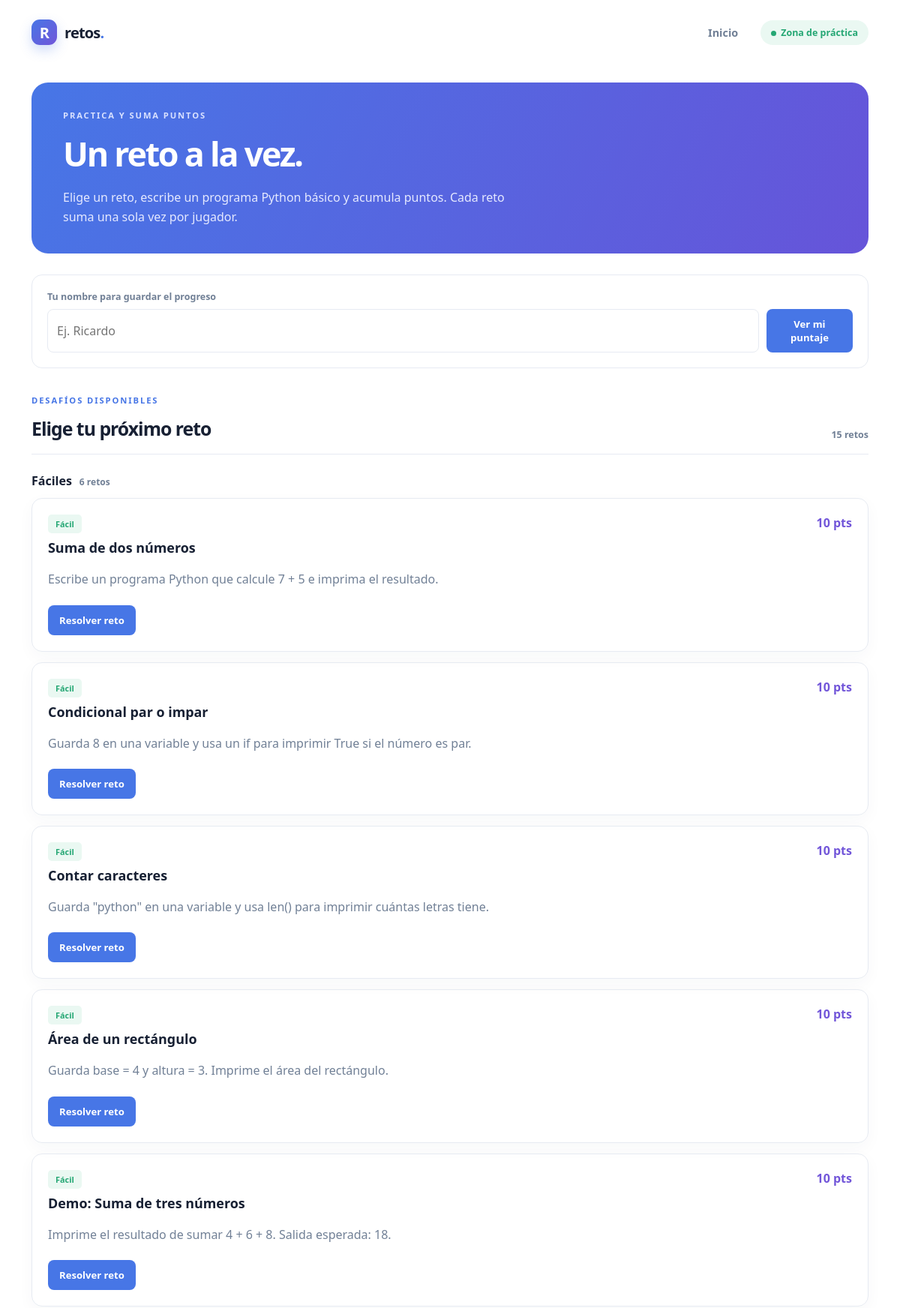
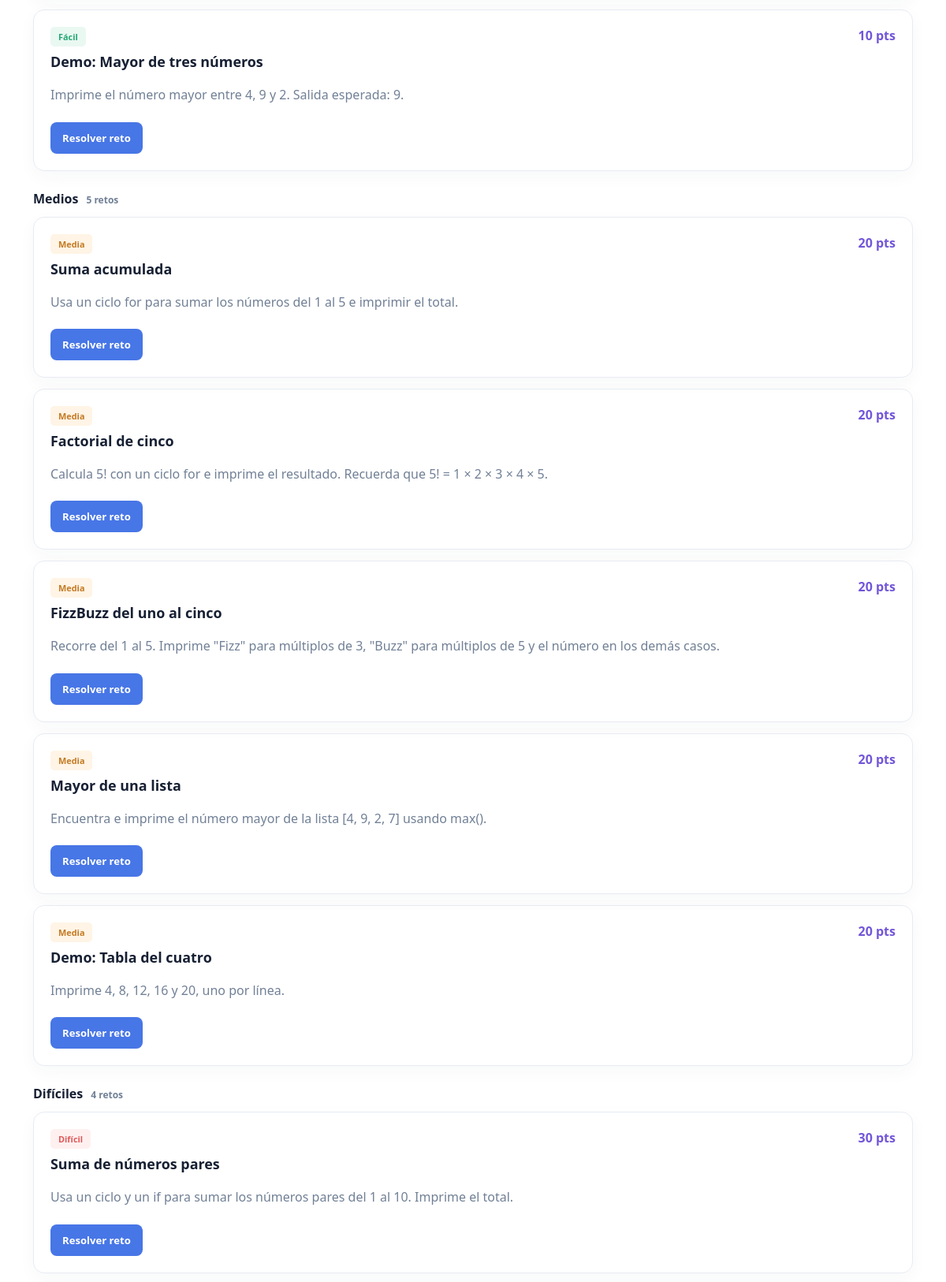
Screenshot of /jugar/ (upper part) with the database file from the repository (2 pictures, top to bottom).
### retos/models.py (models this page shows, shortened)
class Reto(models.Model):
    DIFICULTAD_CHOICES = [
        ('FACIL', 'Fácil'),
        ('MEDIA', 'Media'),
        ('DIFICIL', 'Difícil'),
    ]
    titulo = models.CharField(max_length=150)
    descripcion = models.TextField()
    dificultad = models.CharField(max_length=10, choices=DIFICULTAD_CHOICES, default='FACIL')
    puntos = models.PositiveIntegerField(default=10)
    activo = models.BooleanField(default=True)
    fecha_creacion = models.DateTimeField(auto_now_add=True)
    categoria = models.ForeignKey(Categoria, on_delete=models.CASCADE, related_name='retos')
    respuesta_correcta = models.CharField(max_length=255, blank=True, default='')

### retos/views.py (the view)
# urls.py: path("jugar/", jugar, name="jugar"),
def jugar(request):
    usuario = " ".join(request.GET.get("usuario", "").strip().split())[:80]
    retos = Reto.objects.filter(activo=True).select_related("categoria").order_by("id")
    completados = set()
    puntos_usuario = 0
    if usuario:
        resoluciones = RetoResuelto.objects.filter(usuario=usuario.casefold())
        completados = set(resoluciones.values_list("reto_id", flat=True))
        puntos_usuario = resoluciones.aggregate(total=Sum("puntos_obtenidos"))["total"] or 0
    contexto = {
        "retos_por_dificultad": [
            {
                "nombre": nombre,
                "retos": retos.filter(dificultad=codigo),
            }
            for codigo, nombre in [
                ("FACIL", "Fáciles"),
                ("MEDIA", "Medios"),
                ("DIFICIL", "Difíciles"),
            ]
        ],
        "total_retos": retos.count(),
        "usuario": usuario,
        "retos_completados": completados,
        "puntos_usuario": puntos_usuario,
        "registro_participantes": obtener_registro_participantes(),
    }
    return render(request, "retos/jugar.html", contexto)

### retos/templates/retos/jugar.html (shortened to what this page needs)
{% load static %}
<!DOCTYPE html>
<html lang="es">
<head>
    <link rel="stylesheet" href="{% static 'retos/css/style.css' %}">
</head>
<body>
    <header class="site-header">
        <a class="brand" href="/" aria-label="Ir al inicio">
            <span class="brand-mark">R</span>
            <span>retos<span class="brand-dot">.</span></span>
        </a>
        <nav class="top-nav" aria-label="Navegación principal">
            <a class="nav-link" href="/">Inicio</a>
            <span class="status-badge"><span class="status-dot"></span>Zona de práctica</span>
        </nav>
    </header>
    <main class="page-shell play-shell">
        <section class="play-hero">
            <p class="eyebrow">PRACTICA Y SUMA PUNTOS</p>
            <h1>Un reto a la vez.</h1>
            <p>Elige un reto, escribe un programa Python básico y acumula puntos. Cada reto suma una sola vez por jugador.</p>
        </section>
        <section class="player-summary">
            <form class="player-form" method="get" action="{% url 'jugar' %}">
                <label for="player-name">Tu nombre para guardar el progreso</label>
                <div class="player-form-row">
                    <input id="player-name" type="text" name="usuario" maxlength="80" value="{{ usuario }}" placeholder="Ej. Ricardo" autocomplete="nickname">
                    <button class="play-button" type="submit">Ver mi puntaje</button>
                </div>
            </form>
        </section>
        <section class="play-layout">
            <div class="play-challenges">
                <div class="section-heading">
                    <div>
                        <p class="eyebrow">DESAFÍOS DISPONIBLES</p>
                        <h2>Elige tu próximo reto</h2>
                    </div>
                    <span class="section-count">{{ total_retos }} retos</span>
                </div>
                {% for grupo in retos_por_dificultad %}
                    <section class="difficulty-group">
                        <h3 class="difficulty-heading">{{ grupo.nombre }} <span>{{ grupo.retos|length }} retos</span></h3>
                        {% for reto in grupo.retos %}
                            <article class="play-card">
                                <div class="play-card-heading">
                                    <div>
                                        <span class="badge badge-{{ reto.get_dificultad_display }}">{{ reto.get_dificultad_display }}</span>
                                        <h3>{{ reto.titulo }}</h3>
                                    </div>
                                    <span class="play-points">{{ reto.puntos }} pts</span>
                                </div>
                                <p class="play-prompt">{{ reto.descripcion|linebreaksbr }}</p>
                                <a class="play-button play-link" href="{% url 'detalle_reto' reto.id %}{% if usuario %}?usuario={{ usuario|urlencode }}{% endif %}">
                                    {% if reto.id in retos_completados %}Ver reto{% else %}Resolver reto{% endif %}
                                </a>
                            </article>
                        {% empty %}
                            <p class="empty-state">Todavía no hay retos de esta dificultad.</p>
                        {% endfor %}
                    </section>
                {% empty %}
                    <p class="empty-state">Todavía no hay retos activos. Vuelve pronto.</p>
                {% endfor %}
            </div>
        </section>
    </main>
</body>
</html>

### retos/static/retos/css/style.css (style rules this page uses)
:root { --ink: #172033; --muted: #718096; --soft: #f6f8fc; --line: #e7ebf2; --blue: #4776e6; --purple: #7256d9; --orange: #ed8a4b; --green: #25a774; }
* { box-sizing: border-box; }
html { scroll-behavior: smooth; }
body { font-family: "Segoe UI", Arial, sans-serif; background: #fff; color: var(--ink); margin: 0; min-height: 100vh; display: flex; flex-direction: column; }
.site-header { width: 100%; max-width: 1180px; margin: 0 auto; padding: 26px 32px; display: flex; align-items: center; justify-content: space-between; }
.brand { color: var(--ink); display: flex; align-items: center; gap: 10px; font-size: 1.25rem; font-weight: 800; text-decoration: none; letter-spacing: -0.04em; }
.brand-mark { width: 34px; height: 34px; border-radius: 11px; display: grid; place-items: center; color: #fff; background: linear-gradient(135deg, var(--blue), var(--purple)); box-shadow: 0 7px 16px rgba(71, 118, 230, .25); }
.brand-dot { color: var(--blue); }
.top-nav { display: flex; align-items: center; gap: 30px; }
.nav-link { color: var(--muted); text-decoration: none; font-size: .9rem; font-weight: 600; }
.status-badge { color: var(--green); background: #eaf8f2; border-radius: 30px; padding: 8px 14px; font-size: .78rem; font-weight: 700; }
.status-dot { display: inline-block; width: 7px; height: 7px; margin-right: 6px; border-radius: 50%; background: var(--green); }
.page-shell { width: min(1116px, calc(100% - 64px)); margin: 0 auto; flex: 1; }
.eyebrow { color: var(--blue); margin: 0 0 13px; font-size: .7rem; font-weight: 800; letter-spacing: .17em; }
.section-heading { display: flex; align-items: end; justify-content: space-between; border-bottom: 1px solid var(--line); padding-bottom: 17px; }
.section-heading h2 { margin: 0; font-size: 1.55rem; letter-spacing: -.04em; }
.section-count { color: var(--muted); font-size: .78rem; font-weight: 600; }
.badge { padding: 5px 10px; border-radius: 5px; font-size: .68rem; font-weight: 800; }
.badge-Fácil, .badge-Facil { color: var(--green); background: #eaf8f2; }
.badge-Media { color: #c47a24; background: #fff4e5; }
.badge-Difícil, .badge-Dificil { color: #df5b5b; background: #fff0f0; }
.play-shell { padding-bottom: 55px; }
.play-link { display: inline-flex; align-items: center; margin-top: 4px; text-decoration: none; }
.play-hero { margin: 24px 0 28px; padding: 36px 42px; border-radius: 22px; color: #fff; background: linear-gradient(115deg, #4776e6, #6654d9); }
.play-hero .eyebrow { color: #d9e1ff; }
.play-hero h1 { margin: 0; font-size: clamp(2rem, 4vw, 2.8rem); letter-spacing: -.05em; }
.play-hero p:last-child { max-width: 620px; margin-bottom: 0; color: #e5e9ff; line-height: 1.6; }
.player-summary { display: flex; align-items: end; justify-content: space-between; gap: 24px; margin-bottom: 35px; padding: 20px; border: 1px solid var(--line); border-radius: 14px; }
.player-form { flex: 1; }
.player-form label, .answer-form label { display: flex; flex-direction: column; gap: 7px; color: var(--muted); font-size: .78rem; font-weight: 700; }
.player-form-row { display: flex; gap: 10px; margin-top: 8px; }
.player-form input, .answer-form input { width: 100%; min-width: 0; padding: 11px 12px; border: 1px solid var(--line); border-radius: 8px; color: var(--ink); font: inherit; }
.play-button { border: 0; border-radius: 8px; padding: 11px 15px; color: #fff; background: var(--blue); font: inherit; font-size: .82rem; font-weight: 750; cursor: pointer; }
.play-layout { display: grid; grid-template-columns: minmax(0, 1fr); gap: 28px; align-items: start; }
.play-challenges > .section-heading { margin-bottom: 18px; }
.play-card { margin-bottom: 14px; padding: 21px; border: 1px solid var(--line); border-radius: 14px; box-shadow: 0 7px 22px rgba(35, 46, 79, .035); }
.play-card-heading { display: flex; justify-content: space-between; align-items: start; gap: 16px; }
.play-card h3 { margin: 10px 0 0; font-size: 1.12rem; }
.play-points { color: var(--purple); font-weight: 800; white-space: nowrap; }
.play-prompt { margin: 17px 0; color: var(--muted); line-height: 1.65; }
.difficulty-group { margin: 24px 0; }
.difficulty-heading { display: flex; align-items: baseline; gap: 10px; margin: 0 0 12px; font-size: 1rem; }
.difficulty-heading span { color: var(--muted); font-size: .75rem; font-weight: 600; }

### rows the page displays
Reto: dificultad "Fácil", titulo "Suma de dos números", puntos "10", descripcion "Escribe un programa Python que calcule 7 + 5 e imprima el resultado.", shows "Resolver reto"
Reto: dificultad "Fácil", titulo "Condicional par o impar", puntos "10", descripcion "Guarda 8 en una variable y usa un if para imprimir True si el número es par.", shows "Resolver reto"
Reto: dificultad "Fácil", titulo "Contar caracteres", puntos "10", descripcion "Guarda \"python\" en una variable y usa len() para imprimir cuántas letras tiene.", shows "Resolver reto"
Reto: dificultad "Fácil", titulo "Área de un rectángulo", puntos "10", descripcion "Guarda base = 4 y altura = 3. Imprime el área del rectángulo.", shows "Resolver reto"
Reto: dificultad "Fácil", titulo "Demo: Suma de tres números", puntos "10", descripcion "Imprime el resultado de sumar 4 + 6 + 8. Salida esperada: 18.", shows "Resolver reto"
Reto: dificultad "Fácil", titulo "Demo: Mayor de tres números", puntos "10", descripcion "Imprime el número mayor entre 4, 9 y 2. Salida esperada: 9.", shows "Resolver reto"
Reto: dificultad "Media", titulo "Suma acumulada", puntos "20", descripcion "Usa un ciclo for para sumar los números del 1 al 5 e imprimir el total.", shows "Resolver reto"
Reto: dificultad "Media", titulo "Factorial de cinco", puntos "20", descripcion "Calcula 5! con un ciclo for e imprime el resultado. Recuerda que 5! = 1 × 2 × 3 × 4 × 5.", shows "Resolver reto"
Reto: dificultad "Media", titulo "FizzBuzz del uno al cinco", puntos "20", descripcion "Recorre del 1 al 5. Imprime \"Fizz\" para múltiplos de 3, \"Buzz\" para múltiplos de 5 y el número en los demás casos.", shows "Resolver reto"
Reto: dificultad "Media", titulo "Mayor de una lista", puntos "20", descripcion "Encuentra e imprime el número mayor de la lista [4, 9, 2, 7] usando max().", shows "Resolver reto"
Reto: dificultad "Media", titulo "Demo: Tabla del cuatro", puntos "20", descripcion "Imprime 4, 8, 12, 16 y 20, uno por línea.", shows "Resolver reto"
Reto: dificultad "Difícil", titulo "Suma de números pares", puntos "30", descripcion "Usa un ciclo y un if para sumar los números pares del 1 al 10. Imprime el total.", shows "Resolver reto"

### other values shown
{{ total_retos }} "15"
{{ grupo.nombre }} "Fáciles" "Medios" "Difíciles"
{{ grupo.retos|length }} "6" "5" "4"
